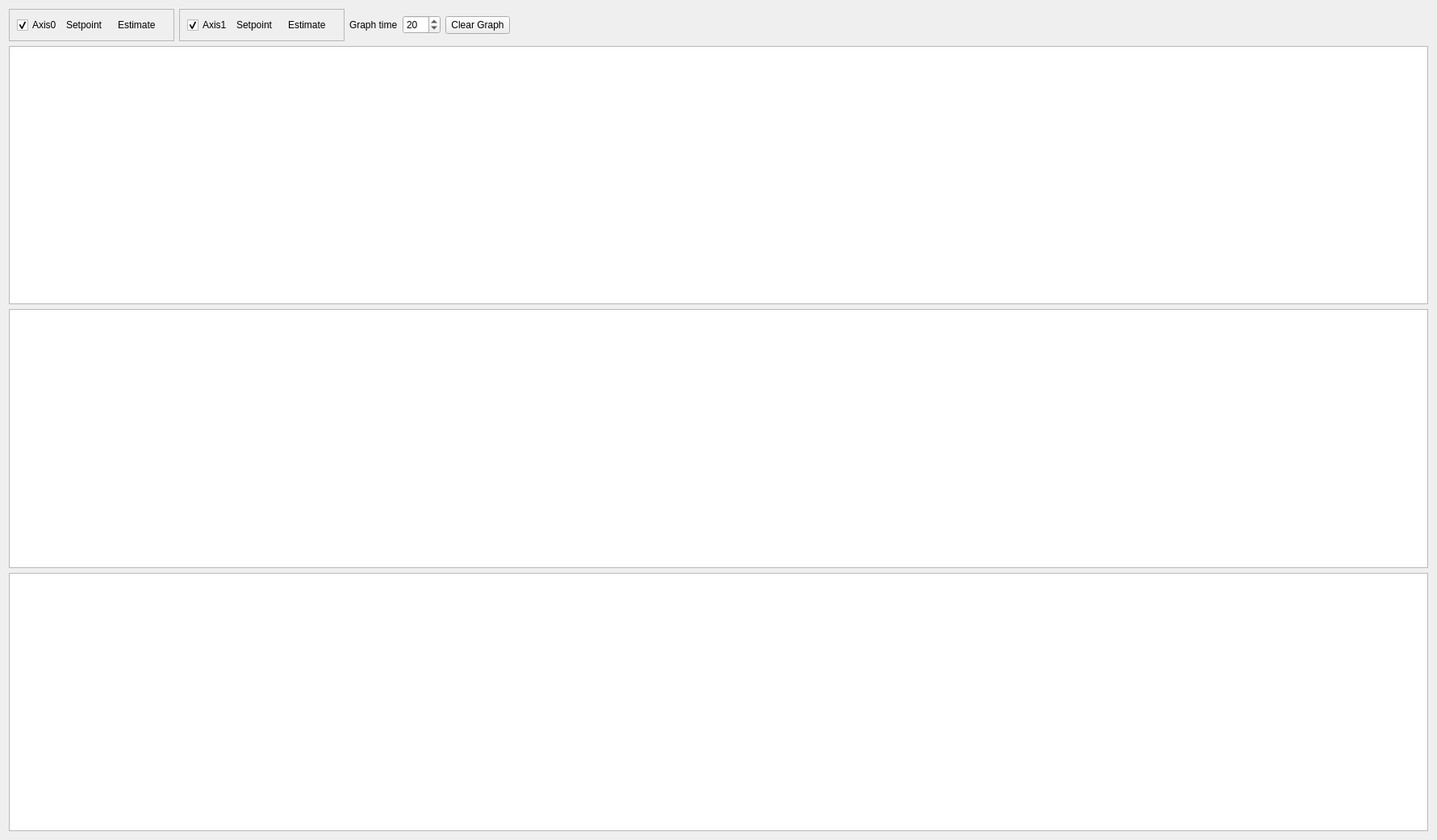
        <widget class="QWidget" name="layoutWidget">
         <property name="geometry">
          <rect>
           <x>423</x>
           <y>20</y>
           <width>1781</width>
           <height>1041</height>
          </rect>
         </property>
         <layout class="QGridLayout" name="gridLayout">
          <item row="0" column="0">
           <widget class="QFrame" name="frame_4">
            <property name="frameShape">
             <enum>QFrame::StyledPanel</enum>
            </property>
            <property name="frameShadow">
             <enum>QFrame::Raised</enum>
            </property>
            <layout class="QHBoxLayout" name="horizontalLayout">
             <item>
              <widget class="QCheckBox" name="showAxis0_checkBox">
               <property name="text">
                <string>Axis0</string>
               </property>
               <property name="checked">
                <bool>true</bool>
               </property>
              </widget>
             </item>
             <item>
              <widget class="QLabel" name="label_2">
               <property name="text">
                <string>Setpoint</string>
               </property>
              </widget>
             </item>
             <item>
              <widget class="QLabel" name="label_6">
               <property name="text">
                <string/>
               </property>
               <property name="pixmap">
                <pixmap>Icons/legendLines/legendLines_Blue.png</pixmap>
               </property>
              </widget>
             </item>
             <item>
              <widget class="QLabel" name="label">
               <property name="text">
                <string>Estimate</string>
               </property>
              </widget>
             </item>
             <item>
              <widget class="QLabel" name="label_7">
               <property name="text">
                <string/>
               </property>
               <property name="pixmap">
                <pixmap>Icons/legendLines/legendLines_Purple.png</pixmap>
               </property>
              </widget>
             </item>
            </layout>
           </widget>
          </item>
          <item row="0" column="1">
           <widget class="QFrame" name="frame_5">
            <property name="frameShape">
             <enum>QFrame::StyledPanel</enum>
            </property>
            <property name="frameShadow">
             <enum>QFrame::Raised</enum>
            </property>
            <layout class="QHBoxLayout" name="horizontalLayout_3">
             <item>
              <widget class="QCheckBox" name="showAxis1_checkBox">
               <property name="enabled">
                <bool>true</bool>
               </property>
               <property name="text">
                <string>Axis1</string>
               </property>
               <property name="checked">
                <bool>true</bool>
               </property>
              </widget>
             </item>
             <item>
              <widget class="QLabel" name="label_13">
               <property name="text">
                <string>Setpoint</string>
               </property>
              </widget>
             </item>
             <item>
              <widget class="QLabel" name="label_14">
               <property name="text">
                <string/>
               </property>
               <property name="pixmap">
                <pixmap>Icons/legendLines/legendLines_Orange.png</pixmap>
               </property>
              </widget>
             </item>
             <item>
              <widget class="QLabel" name="label_8">
               <property name="text">
                <string>Estimate</string>
               </property>
              </widget>
             </item>
             <item>
              <widget class="QLabel" name="label_9">
               <property name="text">
                <string/>
               </property>
               <property name="pixmap">
                <pixmap>Icons/legendLines/legendLines_Yellow.png</pixmap>
               </property>
              </widget>
             </item>
            </layout>
           </widget>
          </item>
          <item row="0" column="2">
           <widget class="QLabel" name="label_15">
            <property name="text">
             <string>Graph time</string>
            </property>
           </widget>
          </item>
          <item row="0" column="3">
           <widget class="QSpinBox" name="spinBox_graphTime">
            <property name="minimum">
             <number>1</number>
            </property>
            <property name="maximum">
             <number>600</number>
            </property>
            <property name="value">
             <number>20</number>
            </property>
           </widget>
          </item>
          <item row="0" column="4">
           <widget class="QPushButton" name="clearGraph_pushButton">
            <property name="text">
             <string>Clear Graph</string>
            </property>
           </widget>
          </item>
          <item row="0" column="5">
           <spacer name="horizontalSpacer_6">
            <property name="orientation">
             <enum>Qt::Horizontal</enum>
            </property>
            <property name="sizeHint" stdset="0">
             <size>
              <width>928</width>
              <height>20</height>
             </size>
            </property>
           </spacer>
          </item>
          <item row="1" column="0" colspan="6">
           <widget class="PlotWidget" name="plotWidget_velocity">
            <property name="styleSheet">
             <string notr="true"/>
            </property>
           </widget>
          </item>
          <item row="3" column="0" colspan="6">
           <widget class="PlotWidget" name="plotWidget_position"/>
          </item>
          <item row="2" column="0" colspan="6">
           <widget class="PlotWidget" name="plotWidget_current">
            <property name="minimumSize">
             <size>
              <width>900</width>
              <height>0</height>
             </size>
            </property>
           </widget>
          </item>
         </layout>
        </widget>
